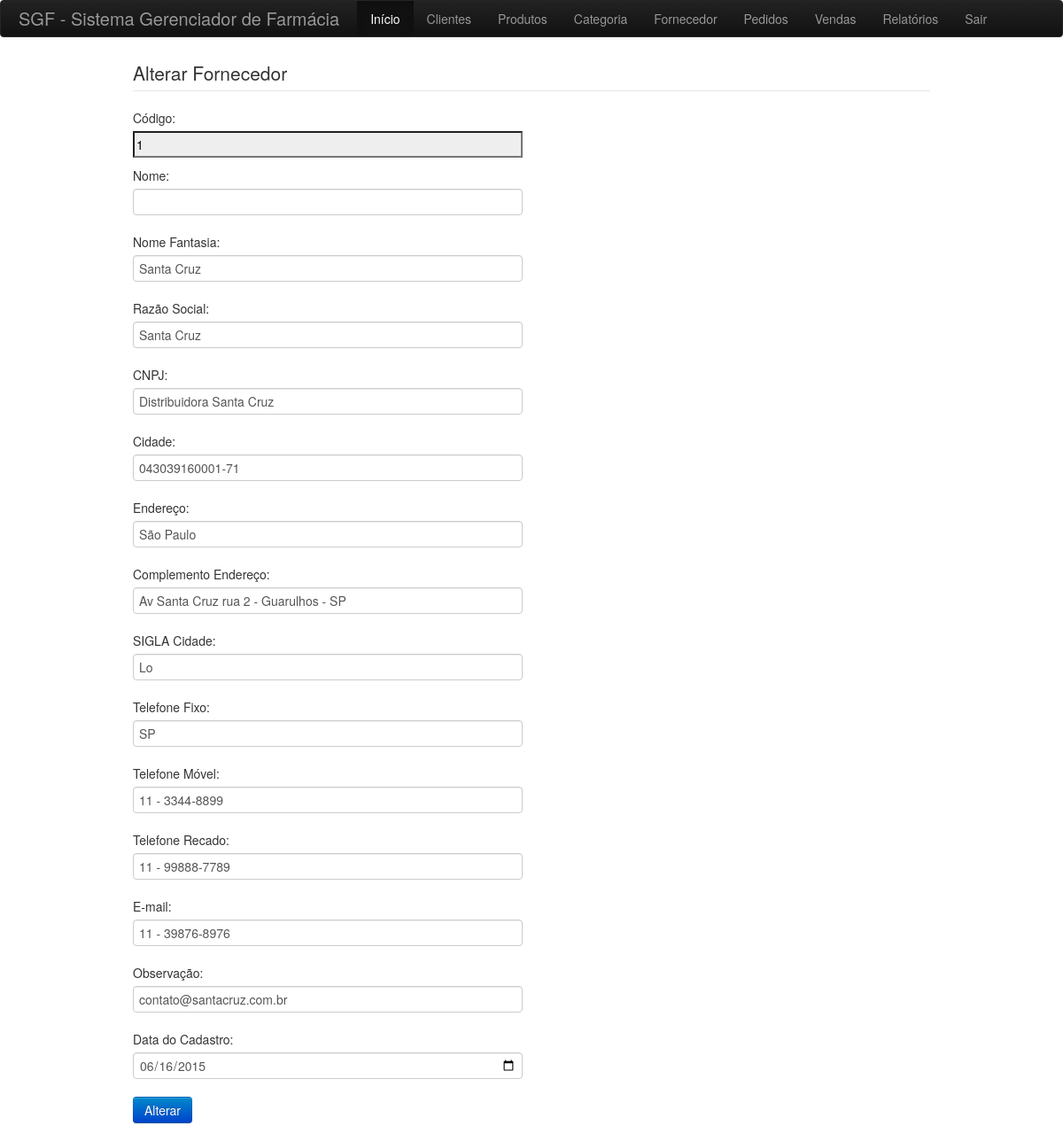
Page /view/alterarFornecedor.php?COD_FORNECEDORES=1 (signed in) on the committed database.
### tables this page shows
CREATE TABLE `fornecedores` (
  `COD_FORNECEDORES` int(11) NOT NULL AUTO_INCREMENT,
  `NO_FORNECEDOR` varchar(100) NOT NULL,
  `NO_FANTASIA` varchar(100) NOT NULL,
  `RAZAO_SOCIAL` varchar(100) NOT NULL,
  `NU_CNPJ` varchar(100) NOT NULL,
  `NO_CIDADE` varchar(100) NOT NULL,
  `DS_ENDERECO` varchar(100) NOT NULL,
  `DS_COMPLMENTO_END` varchar(100) NOT NULL,
  `SIGLA_UF` char(2) NOT NULL,
  `NU_TELEFONE1` varchar(100) NOT NULL,
  `NU_TELEFONE2` varchar(100) NOT NULL,
  `NU_TELEFONE3` varchar(100) NOT NULL,
  `DS_EMAIL` varchar(100) NOT NULL,
  `DS_OBSERVACAO` varchar(100) NOT NULL,
  `DT_CADASTRO` date NOT NULL,
  PRIMARY KEY (`COD_FORNECEDORES`)
);

### control/controlFornecedor.class.php (called while the page is built, shortened)
<?php
include_once '../model/modelFornecedor.class.php';
include_once 'controlGeral.php';
class ControlFornecedor extends ControlGeral {
    function consultar($COD_FORNECEDORES=null, $NO_FORNECEDOR=null) {
        $objFornecedor = new modelFornecedor();
        return $listaFornecedor = $objFornecedor->consultar($COD_FORNECEDORES, $NO_FORNECEDOR);
    }
}

### model/modelFornecedor.class.php (called while the page is built, shortened)
<?php
include_once '../model/modelConexao.class.php';
class modelFornecedor extends modelConexao {
    private $COD_FORNECEDORES;
    private $NO_FORNECEDOR;
    public function getCOD_FORNECEDORES() {
        return $this->COD_FORNECEDORES;
    }
    public function getNO_FORNECEDOR() {
        return $this->NO_FORNECEDOR;
    }
    public function setCOD_FORNECEDORES($COD_FORNECEDORES) {
        $this->COD_FORNECEDORES = $COD_FORNECEDORES;
    }
    public function setNO_FORNECEDOR($NO_FORNECEDOR) {
        $this->NO_FORNECEDOR = $NO_FORNECEDOR;
    }
    public function consultar($COD_FORNECEDORES = null, $NO_FORNECEDOR= null) {
        $sql = 'select * from fornecedores where 1';
        if ($this->getCOD_FORNECEDORES() != null) {
            $sql.= ' and COD_FORNECEDORES=' . $this->getCOD_FORNECEDORES();
        }
        $result = $this->executarQuery($sql);
        $return = array();
        if ($result){
            while ($row = mysql_fetch_array($result)) {
                $return[] = $row;
            }
        }
        return $return;
    }
}

### model/modelConexao.class.php (called while the page is built, shortened)
<?php
class modelConexao {
    var $host;
    var $user;
    var $senha;
    var $dbase;
    public function getHost() {
        return $this->host;
    }
    public function getUser() {
        return $this->user;
    }
    public function getSenha() {
        return $this->senha;
    }
    public function getDbase() {
        return $this->dbase;
    }
    public function setHost($host) {
        $this->host = $host;
    }
    public function setUser($user) {
        $this->user = $user;
    }
    public function setSenha($senha) {
        $this->senha = $senha;
    }
    public function setDbase($dbase) {
        $this->dbase = $dbase;
    }
    function conecta() {
        $this->link = mysql_connect($this->getHost(), $this->getUser(), $this->getSenha());
        if ($this->link) {
            return true;
        } else {
            return false;
        }
    }
    function executarQuery($consulta) {
        if ($resultado = mysql_query($consulta)) {
            return $resultado;
        } else {
            return false;
        }
    }
}

### view/alterarFornecedor.php (the view, shortened to what this page needs)
<?php
include_once '../control/controlFornecedor.class.php';
$cc = new ControlFornecedor();
$fornecedor = $cc->consultar($_GET["COD_FORNECEDORES"], null);
?>
<html>
    <head>
        <link href="../bootstrap/css/bootstrap.min.css" rel="stylesheet" media="screen">
    </head>
    <body>
        <?php
        foreach ($fornecedor as $item) {
            ?>
                        <div id="container-geral">
            <div class="container" id="content">
                <div class="container-fluid">
                    <div class="row-fluid">
                        <div>
                            <fieldset>
                                <legend>Alterar Fornecedor</legend>
                                <form id="fornecedor" name="fornecedor" method="post" action="alterarFornecedor.php">
                                    <div class="control-group">
                                        <label class="control-label" for="COD_FORNECEDORES">Código:</label>
                                        <div class="controls">
                                            <input class="span6" name="COD_FORNECEDORES" readonly="true" id="COD_FORNECEDORES" value="<?php echo $item["COD_FORNECEDORES"]; ?>" />
                                        </div>
                                    </div>
                                    <div class="control-group">
                                        <label class="control-label" for="NO_FORNECEDOR">Nome:</label>
                                        <div class="controls">
                                            <input class="span6" name="NO_FORNECEDOR" type="text" id="NO_FORNECEDOR" value="<?php echo $item["NO_FORNECEDOR"]; ?>" />
                                        </div>
                                    </div>
                                    <div class="control-group">
                                        <label class="control-label" for="NO_FANTASIA">Nome Fantasia:</label>
                                        <div class="controls">
                                            <input class="span6" name="NO_FANTASIA" type="text" id="NO_FANTASIA" value="<?php echo $item["NO_FANTASIA"]; ?>" />
                                        </div>
                                    </div>
                                    <div class="control-group">
                                        <label class="control-label" for="RAZAO_SOCIAL">Razão Social:</label>
                                        <div class="controls">
                                            <input class="span6" name="RAZAO_SOCIAL" type="text" id="RAZAO_SOCIAL" value="<?php echo $item["RAZAO_SOCIAL"]; ?>" />
                                        </div>
                                    </div>
                                    <div class="control-group">
                                        <label class="control-label" for="NU_CNPJ">CNPJ:</label>
                                        <div class="controls">
                                            <input class="span6" name="NU_CNPJ" type="text" id="NU_CNPJ" value="<?php echo $item["NU_CNPJ"]; ?>" />
                                        </div>
                                    </div>
                                    <div class="control-group">
                                        <label class="control-label" for="NO_CIDADE">Cidade:</label>
                                        <div class="controls">
                                            <input class="span6" name="NO_CIDADE" type="text" id="NO_CIDADE" value="<?php echo $item["NO_CIDADE"]; ?>" />
                                        </div>
                                    </div>
                                    <div class="control-group">
                                        <label class="control-label" for="DS_ENDERECO">Endereço:</label>
                                        <div class="controls">
                                            <input class="span6" name="DS_ENDERECO" type="text" id="DS_ENDERECO" value="<?php echo $item["DS_ENDERECO"]; ?>" />
                                        </div>
                                    </div>
                                    <div class="control-group">
                                        <label class="control-label" for="DS_COMPLMENTO_END">Complemento Endereço:</label>
                                        <div class="controls">
                                            <input class="span6" name="DS_COMPLMENTO_END" type="text" id="DS_COMPLMENTO_END" value="<?php echo $item["DS_COMPLMENTO_END"]; ?>" />
                                        </div>
                                    </div>
                                    <div class="control-group">
                                        <label class="control-label" for="SIGLA_UF">SIGLA Cidade:</label>
                                        <div class="controls">
                                            <input class="span6" name="SIGLA_UF" type="text" id="SIGLA_UF" value="<?php echo $item["SIGLA_UF"]; ?>" />
                                        </div>
                                    </div>
                                    <div class="control-group">
                                        <label class="control-label" for="NU_TELEFONE1">Telefone Fixo:</label>
                                        <div class="controls">
                                            <input class="span6" name="NU_TELEFONE1" type="text" id="NU_TELEFONE1" value="<?php echo $item["NU_TELEFONE1"]; ?>" />
                                        </div>
                                    </div>
                                    <div class="control-group">
                                        <label class="control-label" for="NU_TELEFONE2">Telefone Móvel:</label>
                                        <div class="controls">
                                            <input class="span6" name="NU_TELEFONE2" type="text" id="NU_TELEFONE2" value="<?php echo $item["NU_TELEFONE2"]; ?>" />
                                        </div>
                                    </div>
                                    <div class="control-group">
                                        <label class="control-label" for="NU_TELEFONE3">Telefone Recado:</label>
                                        <div class="controls">
                                            <input class="span6" name="NU_TELEFONE3" type="text" id="NU_TELEFONE3" value="<?php echo $item["NU_TELEFONE3"]; ?>" />
                                        </div>
                                    </div>
                                    <div class="control-group">
                                        <label class="control-label" for="DS_EMAIL">E-mail:</label>
                                        <div class="controls">
                                            <input class="span6" name="DS_EMAIL" type="text" id="DS_EMAIL" value="<?php echo $item["DS_EMAIL"]; ?>" />
                                        </div>
                                    </div>
                                    <div class="control-group">
                                        <label class="control-label" for="DS_OBSERVACAO">Observação:</label>
                                        <div class="controls">
                                            <input class="span6" name="DS_OBSERVACAO" type="text" id="DS_OBSERVACAO" value="<?php echo $item["DS_OBSERVACAO"]; ?>" />
                                        </div>
                                    </div>
                                    <div class="control-group">
                                        <label class="control-label" for="DT_CADASTRO">Data do Cadastro:</label>
                                        <div class="controls">
                                            <input class="span6" name="DT_CADASTRO" type="date" id="DT_CADASTRO" value="<?php echo $item["DT_CADASTRO"]; ?>" />
                                        </div>
                                    </div>
                                    <div class="control-group">
                                        <div class="controls">
                                            <button type="submit" name="alterar" class="btn btn-primary">Alterar</i></button>
                                   </div>
                           </div>
                     </form>
            </fieldset>
            <?php } ?>
      </body>
</html>

### rows in the picture
fornecedores: COD_FORNECEDORES "1", NO_FANTASIA "Santa Cruz", RAZAO_SOCIAL "Santa Cruz", NU_CNPJ "Distribuidora Santa Cruz", NO_CIDADE "043039160001-71", DS_ENDERECO "São Paulo", DS_COMPLMENTO_END "Av Santa Cruz rua 2 - Guarulhos - SP", SIGLA_UF "Lo", NU_TELEFONE1 "SP", NU_TELEFONE2 "11 - 3344-8899", NU_TELEFONE3 "11 - 99888-7789", DS_EMAIL "11 - 39876-8976", DS_OBSERVACAO "contato@santacruz.com.br", DT_CADASTRO "06/16/2015"
